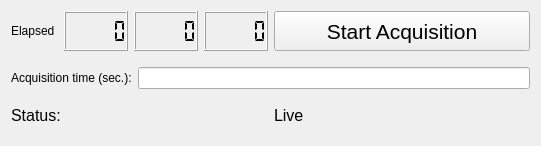
<?xml version="1.0" encoding="UTF-8"?>
<ui version="4.0">
 <class>Form</class>
 <widget class="QWidget" name="Form">
  <property name="geometry">
   <rect>
    <x>0</x>
    <y>0</y>
    <width>541</width>
    <height>146</height>
   </rect>
  </property>
  <property name="windowTitle">
   <string>Form</string>
  </property>
  <layout class="QVBoxLayout" name="verticalLayout_2">
   <item>
    <layout class="QHBoxLayout" name="horizontalLayout_2">
     <item>
      <layout class="QHBoxLayout" name="horizontalLayout">
       <item>
        <widget class="QLabel" name="label">
         <property name="text">
          <string>Elapsed</string>
         </property>
         <property name="alignment">
          <set>Qt::AlignLeading|Qt::AlignLeft|Qt::AlignVCenter</set>
         </property>
        </widget>
       </item>
       <item>
        <widget class="QLCDNumber" name="elapsed_time_h">
         <property name="lineWidth">
          <number>1</number>
         </property>
         <property name="segmentStyle">
          <enum>QLCDNumber::Flat</enum>
         </property>
        </widget>
       </item>
       <item>
        <widget class="QLCDNumber" name="elapsed_time_m">
         <property name="segmentStyle">
          <enum>QLCDNumber::Flat</enum>
         </property>
        </widget>
       </item>
       <item>
        <widget class="QLCDNumber" name="elapsed_time_s">
         <property name="font">
          <font>
           <pointsize>16</pointsize>
          </font>
         </property>
         <property name="segmentStyle">
          <enum>QLCDNumber::Flat</enum>
         </property>
        </widget>
       </item>
      </layout>
     </item>
     <item>
      <layout class="QVBoxLayout" name="verticalLayout">
       <item>
        <widget class="QPushButton" name="start_acq">
         <property name="sizePolicy">
          <sizepolicy hsizetype="Minimum" vsizetype="Preferred">
           <horstretch>0</horstretch>
           <verstretch>0</verstretch>
          </sizepolicy>
         </property>
         <property name="font">
          <font>
           <pointsize>16</pointsize>
          </font>
         </property>
         <property name="text">
          <string>Start Acquisition</string>
         </property>
        </widget>
       </item>
      </layout>
     </item>
    </layout>
   </item>
   <item>
    <layout class="QHBoxLayout" name="horizontalLayout_4">
     <property name="topMargin">
      <number>10</number>
     </property>
     <item>
      <widget class="QLabel" name="label_2">
       <property name="text">
        <string>Acquisition time (sec.):</string>
       </property>
      </widget>
     </item>
     <item>
      <widget class="QLineEdit" name="acquisitiontime"/>
     </item>
    </layout>
   </item>
   <item>
    <layout class="QHBoxLayout" name="horizontalLayout_3">
     <item>
      <widget class="QLabel" name="label_12">
       <property name="font">
        <font>
         <pointsize>12</pointsize>
        </font>
       </property>
       <property name="text">
        <string>Status:</string>
       </property>
      </widget>
     </item>
     <item>
      <widget class="QLabel" name="text_status">
       <property name="font">
        <font>
         <pointsize>12</pointsize>
        </font>
       </property>
       <property name="text">
        <string>Live</string>
       </property>
      </widget>
     </item>
    </layout>
   </item>
  </layout>
 </widget>
 <resources/>
 <connections/>
</ui>
